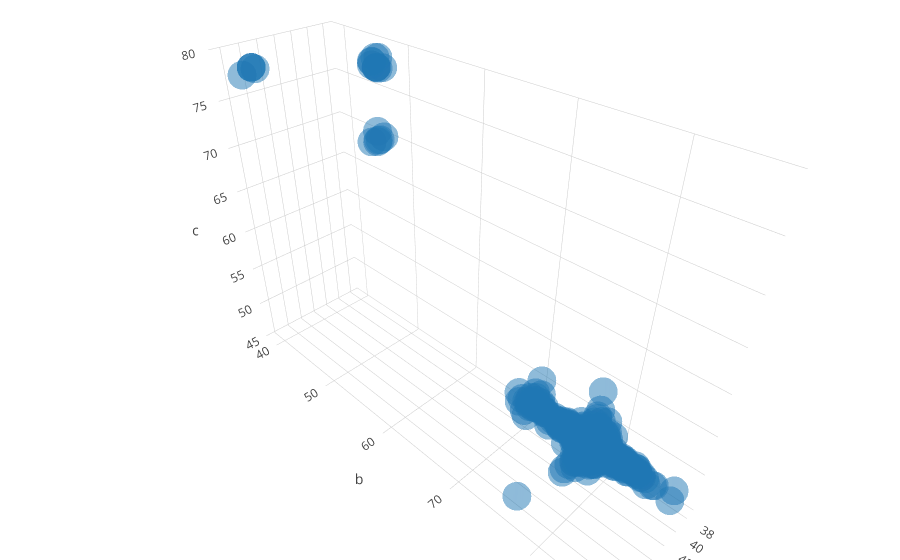

The code cell stored with this chart in its notebook:
### Code cell
import plotly.plotly as py
import plotly.graph_objs as go
from plotly.offline import download_plotlyjs, init_notebook_mode, plot, iplot
init_notebook_mode(connected=True)

xs = [x[0] for x in all_params]
ys = [x[1] for x in all_params]
zs = [x[2] for x in all_params]
als = [x[3] for x in all_params]
bes = [x[4] for x in all_params]
gas = [x[5] for x in all_params]

trace1 = go.Scatter3d(
    x=xs,
    y=ys,
    z=zs,
    mode='markers',
    marker=dict(
        size=10,
        opacity=0.5,
    ),
    text=["a: {:.2f}<br>b: {:.2f}<br>c: {:.2f}<br>β: {:.2f}".format(a,b,c,beta) for a,b,c,beta in zip(xs, ys, zs, bes)],
    hoverinfo="text"
)
data = [trace1]
layout = go.Layout(
    margin=dict(
        l=0,
        r=0,
        b=0,
        t=0
    ),
    title='Plot Title',
    scene=dict(
        xaxis=dict(title='a'),
        yaxis=dict(title='b'),
        zaxis=dict(title='c'))
)
fig = go.Figure(data=data, layout=layout)
iplot(fig, filename='simple-3d-scatter')

### Figure 1 — Plotly figure (JSON) as saved in the notebook; plotly's stock layout.template omitted (floating-point values rounded to 4 significant figures; data arrays with more than 128 entries replaced by an {"elided": "..."} marker saying what was removed)
{"data": [{"hoverinfo": "text", "marker": {"opacity": 0.5, "size": 10}, "mode": "markers", "text": {"elided": "2450 str values"}, "type": "scatter3d", "uid": "fb882197-8c14-11e8-8f22-dca90477466e", "x": {"elided": "2450 float values"}, "y": {"elided": "2450 float values"}, "z": {"elided": "2450 float values"}}], "layout": {"margin": {"b": 0, "l": 0, "r": 0, "t": 0}, "scene": {"xaxis": {"title": "a"}, "yaxis": {"title": "b"}, "zaxis": {"title": "c"}}, "title": "Plot Title"}}
